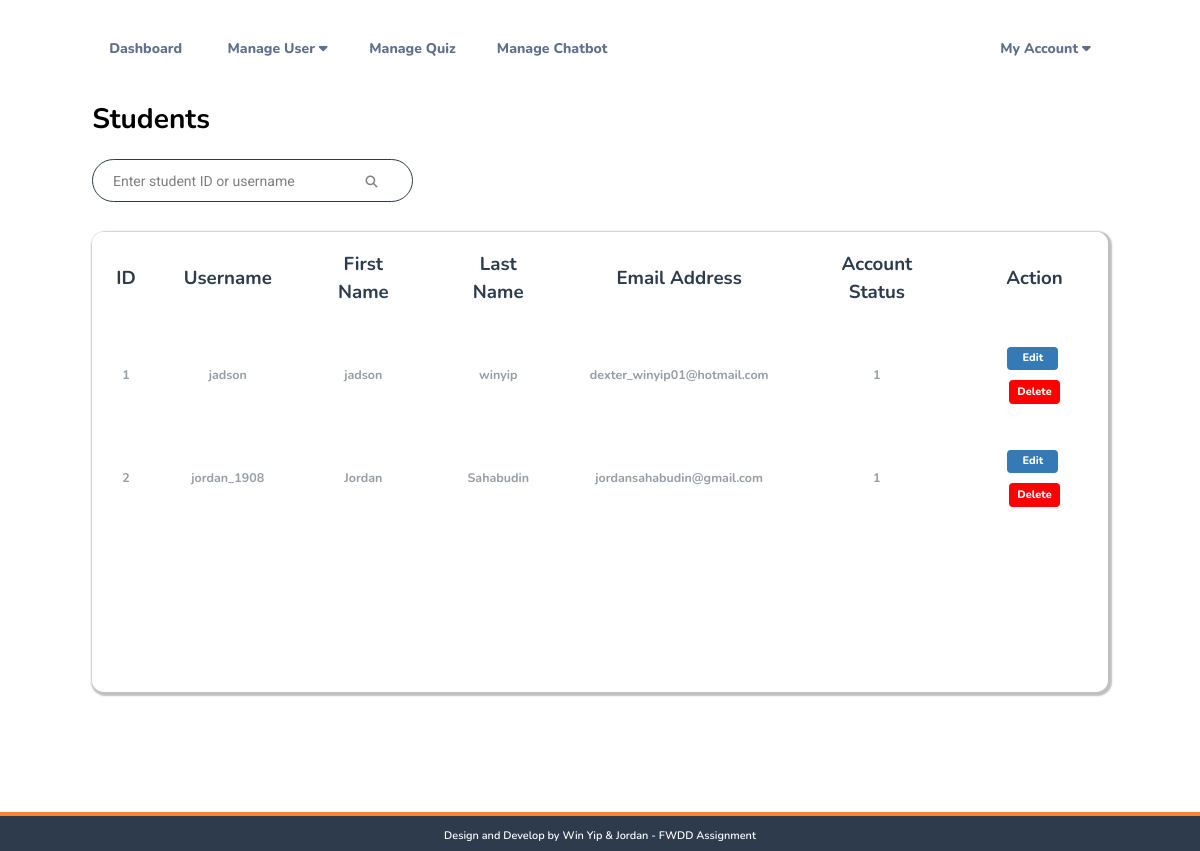
Screenshot of /admin/admin-mgstudent.php (signed in) with the database file from the repository.
### tables this page shows
CREATE TABLE IF NOT EXISTS `student` (
  `stud_id` int NOT NULL AUTO_INCREMENT,
  `stud_first_name` varchar(30) NOT NULL,
  `stud_last_name` varchar(30) NOT NULL,
  `stud_username` varchar(30) NOT NULL,
  `stud_email` varchar(40) NOT NULL,
  `hashed_password` varchar(255) NOT NULL,
  `stud_profile_picture` varchar(255) NOT NULL DEFAULT 'default_profile_picture.png',
  `verified` int NOT NULL,
  `token` varchar(255) NOT NULL,
  PRIMARY KEY (`stud_id`)
);

### admin/admin-mgstudent.php (the view, shortened to what this page needs)
<?php
include "conn.php";
$sql = "SELECT * FROM student";
$result = mysqli_query($conn, $sql);
?>
<!DOCTYPE html>
<html lang="en">
<head>
    <link rel="stylesheet" href="admin-mgstudents.css">
    <?php include('header.php') ?>
</head>
<body>
    <?php include("admin-nav.php")?>
    <div class="stut-page-container">
        <p class="stut-page-title">Students</p>
        <div class="search-box">
            <input id="search_text" name="search" type="text" placeholder="Enter student ID or username">
            <button id="search-btn" type="submit" name="submit" value="Search"><i class="fas fa-search"></i></button>
        </div>
        <div class="stut-list">
            <table id="table-data" class="list">
                <thead>
                    <tr>
                        <th>ID</th>
                        <th>Username</th>
                        <th>First Name</th>
                        <th>Last Name</th>
                        <th>Email Address</th>
                        <th>Account Status</th>
                        <th>Action</th>
                    </tr>
                </thead>
                <tbody>
                <?php while ($row =mysqli_fetch_array($result)){?>
                        <tr>
                            <td><?php echo $row["stud_id"]; ?></td>
                            <td><?php echo $row["stud_username"]; ?></td>
                            <td><?php echo $row["stud_first_name"]; ?></td>
                            <td><?php echo $row["stud_last_name"]; ?></td>
                            <td><?php echo $row["stud_email"]; ?></td>
                            <td><?php echo $row["verified"]; ?></td>
                            <td><a class="edit_student"><button type="button" data-id="<?php echo $row['stud_id']?>" class="viewbtn">Edit</button></a>&nbsp;
                                <a><button type="button" data-id="<?php echo $row['stud_id']?>" class="deletebtn">Delete</button></a>
                            </td>
                        </tr>
                    <?php
                        }
                ?>
                </tbody>
            </table>
        </div>
    </div>
    <div class="admin-footer">
        <div class="foo-des">
            <p>Design and Develop by Win Yip & Jordan - FWDD Assignment</p>
        </div>
    </div>
</body>
</html>

### admin/admin-mgstudents.css (style rules this page uses)
.stut-page-container { width: 84.64vw; height: auto; margin-left: auto; margin-right: auto; margin-bottom: 10vw; }
.stut-page-title { font-family: Nunito; font-style: normal; font-weight: bold; font-size: 2.343vw; color: rgba(0, 0, 0, 1); margin-bottom: 1.63vw; }
.search-box { width: 26.76vw; height: 3.58vw; border: 0.03vw solid #2D3B4C; background-color: white; box-sizing: border-box; border-radius: 3.26vw; }
.search-box input[type=text] { width: 21.03vw; height: 3.125vw; border: none; outline: none; border-radius: 3.26vw; margin-top: 0.13vw; margin-bottom: 0.2vw; margin-left: 0.65vw; padding-left: 1vw; font-family: Roboto; font-style: normal; font-weight: normal; font-size: 1.17vw; }
.search-box input[type=text]::placeholder { font-family: Roboto; font-style: normal; font-weight: normal; font-size: 1.17vw; color: rgba(0, 0, 0, 0.5); }
.search-box button { width: 2.28vw; height: 2.6vw; border: none; outline: none; background-color: white; cursor: pointer; }
.search-box i { font-size: 1vw; margin-top: 0.65vw; margin-bottom: 0.65vw; color: #808080; }
.stut-list { margin-top: 2.47vw; width: 84.64vw; height: auto; min-height: 38.35vw; background-color: white; box-shadow: 0.13vw 0.13vw 0.13vw 0.2vw rgba(0, 0, 0, 0.25); border-radius: 0.98vw; }
.list { margin-left: auto; margin-right: auto; border-collapse: collapse; width: 100%; border-radius: 0.98vw; overflow: hidden; }
.list thead tr { background-color: white; color: #2D3B4C; text-align: center; font-family: Nunito; font-style: normal; font-weight: bold; font-size: 1.56vw; }
.list th, .list td { padding: 1.5vw 2vw; text-align: center; }
.list tbody td { font-family: Nunito; font-style: normal; font-weight: bold; font-size: 1.04vw; color: rgba(45, 59, 76, 0.5); }
.viewbtn { width: 4.23vw; height: 1.95vw; background: #337AB7; border-radius: 0.33vw; font-family: Nunito; font-style: normal; font-weight: 800; font-size: 0.911vw; color: white; border: none; outline: none; text-decoration: none; cursor: pointer; margin: 5px auto; }
.deletebtn { width: 4.23vw; height: 1.95vw; background: red; border-radius: 0.33vw; font-family: Nunito; font-style: normal; font-weight: 800; font-size: 0.911vw; color: white; border: none; outline: none; text-decoration: none; cursor: pointer; margin: 5px auto; }
.admin-footer .foo-des { width: 100%; height: 3.255vw; background-color: #2D3B4C; border-top: 0.39vw solid #FA8334; }
.admin-footer .foo-des p { font-family: Nunito; font-style: normal; font-weight: 600; font-size: 0.911vw; color: white; text-align: center; margin-top: 0.98vw; margin-bottom: 1.04vw; }

### admin/admin-nav.css (style rules this page uses)
body { padding: 0; margin: 0; }

### rows the page displays
student: stud_id "1", stud_username "jadson", stud_first_name "jadson", stud_last_name "winyip", stud_email "dexter_winyip01@hotmail.com", verified "1"
student: stud_id "2", stud_username "jordan_1908", stud_first_name "Jordan", stud_last_name "Sahabudin", stud_email "jordansahabudin@gmail.com", verified "1"
